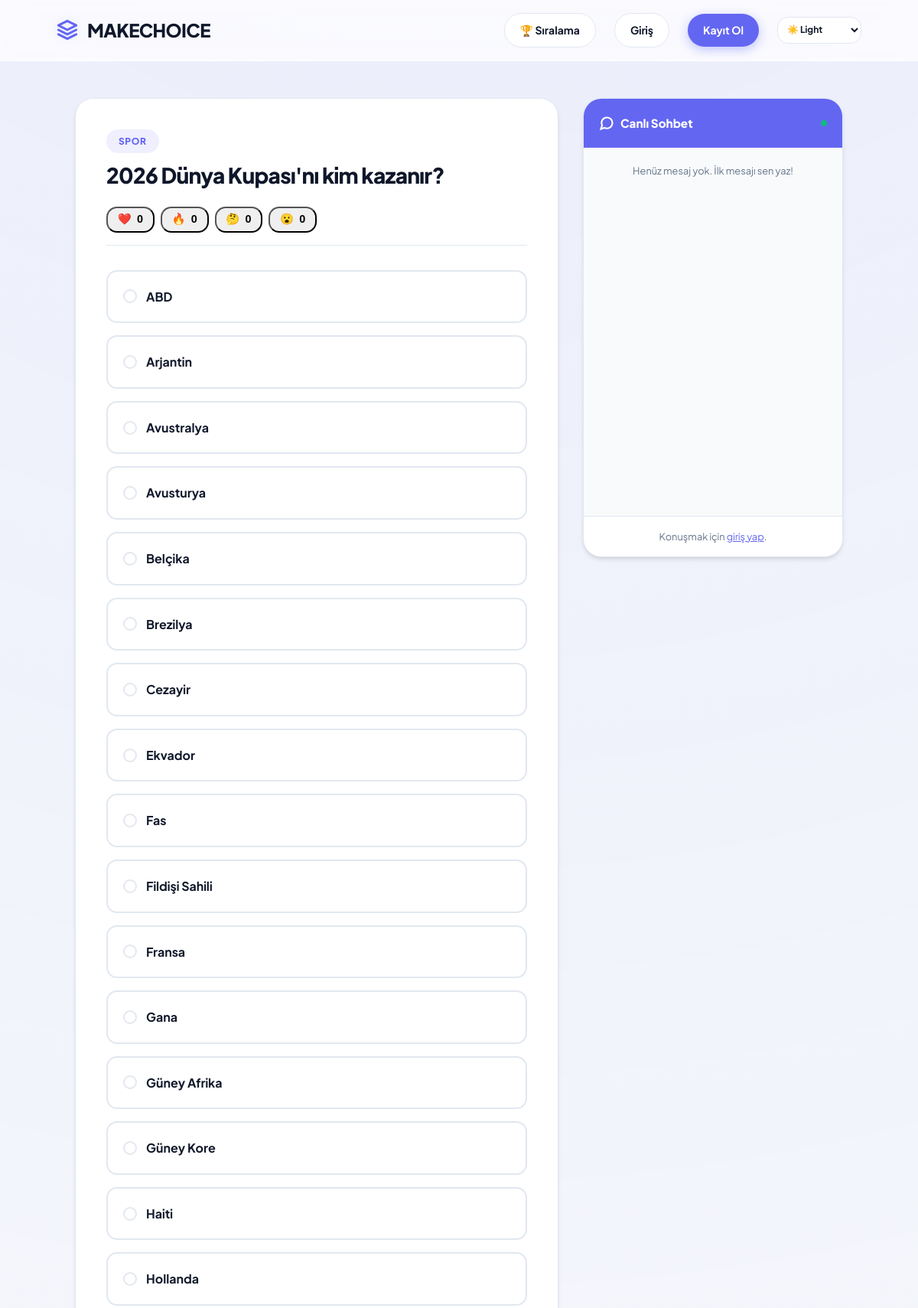
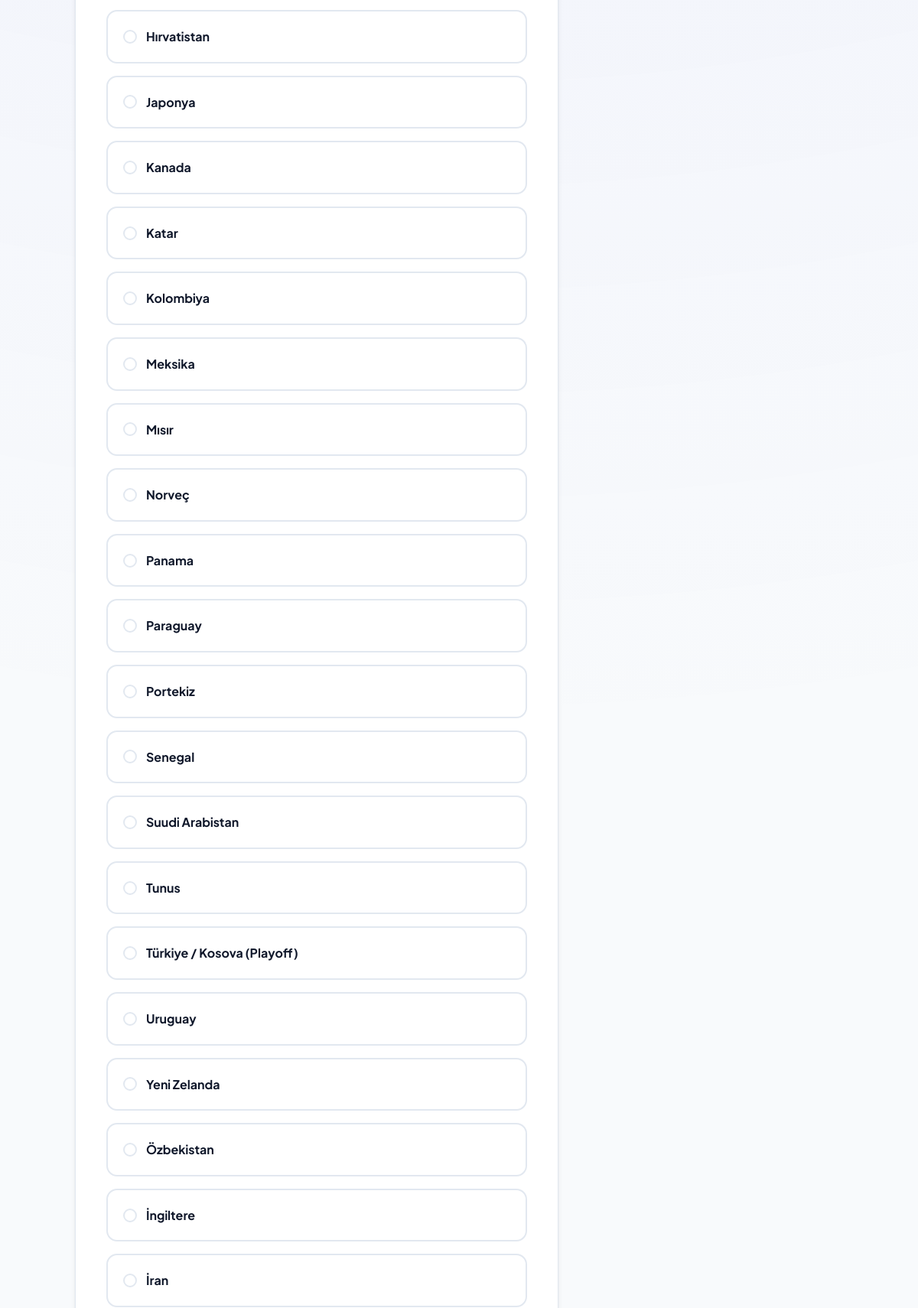
Page /polls/3/ (upper part) on the committed database (2 pictures, top to bottom).
### polls/models.py (models this page shows, shortened)
class Question(models.Model):
    author = models.ForeignKey(User, on_delete=models.CASCADE, related_name='questions', null=True, blank=True)
    category = models.ForeignKey(Category, on_delete=models.SET_NULL, null=True, blank=True)
    question_text = models.CharField(max_length=200)
    pub_date = models.DateTimeField("date published")
    end_date = models.DateTimeField("date ends", null=True, blank=True)
    def is_active(self):
        now = timezone.now()
        if self.end_date and now > self.end_date:
            return False
        return True

class Category(models.Model):
    name = models.CharField(max_length=100)
    color = models.CharField(max_length=50, default="#3b82f6")

class Choice(models.Model):
    question = models.ForeignKey(Question, on_delete=models.CASCADE)
    choice_text = models.CharField(max_length=200)
    votes = models.IntegerField(default=0)
    image = models.ImageField("Seçenek Görseli", upload_to='choices/', blank=True, null=True)

### polls/views.py (the view)
# urls.py: path("<int:pk>/", views.DetailView.as_view(), name="detail"),
class DetailView(generic.DetailView):
    model = Question
    template_name = "polls/detail.html"
    def get_queryset(self):
        return Question.objects.filter(pub_date__lte=timezone.now())
    def get_context_data(self, **kwargs):
        context = super().get_context_data(**kwargs)
        question = self.get_object()
        reactions_stats = []
        for code, char in Reaction.REACTION_CHOICES:
            count = question.reactions.filter(emoji=code).count()
            user_reacted = False
            if self.request.user.is_authenticated:
                user_reacted = question.reactions.filter(user=self.request.user, emoji=code).exists()
            reactions_stats.append({
                'code': code,
                'char': char,
                'count': count,
                'user_reacted': user_reacted
            })
        context['reactions_stats'] = reactions_stats
        return context

### polls/templates/polls/detail.html (shortened to what this page needs)
{% extends "polls/base.html" %}
{% block content %}
<div class="detail-container animate-fade" style="max-width: 1100px; margin: 0 auto; display: grid; grid-template-columns: 1fr 340px; gap: 2rem;">
    <div class="poll-main-column">
    {% if not question.is_active %}
        <div class="card" style="text-align: center; border-color: var(--warning); padding: 4rem 2rem;">
            <h2 style="font-weight: 800; margin-bottom: 1rem;">Bu Anket Kapandı</h2>
            <p style="color: var(--text-muted); margin-bottom: 2rem;">Mevcut sonuçları aşağıdan inceleyebilirsiniz.</p>
            <a href="{% url 'polls:results' question.id %}" class="nav-item-btn primary">Sonuçları Görüntüle</a>
        </div>
    {% else %}
        <div class="card" style="padding: 2.5rem;">
            <div style="display: flex; justify-content: space-between; align-items: flex-start; margin-bottom: 1.5rem;">
                <div>
                    {% if question.category %}
                        <span class="category-badge" style="margin-bottom: 0.75rem;">{{ question.category.name }}</span>
                    {% endif %}
                    <h1 style="font-size: 1.75rem; font-weight: 800; letter-spacing: -0.025em; line-height: 1.2;">{{ question.question_text }}</h1>
                </div>
            </div>
            <div class="reactions-bar" style="margin-bottom: 2rem; display: flex; gap: 0.5rem; padding-bottom: 1rem; border-bottom: 1px solid var(--border);">
                {% for item in reactions_stats %}
                <form action="{% url 'polls:add_reaction' question.id %}" method="post" style="display:inline;">
                    <button type="submit" class="reaction-btn {% if item.user_reacted %}active{% endif %}" style="padding: 0.4rem 0.8rem; border-radius: var(--radius-md); font-size: 0.9rem;">
                        {{ item.char }} <span style="font-weight: 800; margin-left: 0.2rem;">{{ item.count }}</span>
                    </button>
                </form>
                {% endfor %}
            </div>
            <form action="{% url 'polls:vote' question.id %}" method="post">
                <div class="choices-stack {% if question.is_image_poll %}image-grid{% endif %}" style="display: grid; gap: 1rem; margin-bottom: 2.5rem;">
                {% for choice in question.choice_set.all %}
                    <label class="choice-card" style="cursor: pointer; display: block;">
                        <div class="choice-inner" style="border: 2px solid var(--border); border-radius: var(--radius-md); overflow: hidden; transition: var(--transition); background: var(--bg-surface);">
                            <div style="padding: 1.25rem; display: flex; align-items: center; gap: 0.75rem;">
                                <div class="radio-circle" style="width: 18px; height: 18px; border: 2px solid var(--border); border-radius: 50%; position: relative; flex-shrink: 0;"></div>
                                <span style="font-weight: 700; font-size: 1rem;">{{ choice.choice_text }}</span>
                            </div>
                        </div>
                    </label>
                {% endfor %}
                </div>
            </form>
        </div>
    {% endif %}
    </div>
    <aside class="chat-sidebar">
        <div class="card" style="height: 600px; position: sticky; top: 100px; display: flex; flex-direction: column; padding: 0; overflow: hidden;">
            <div style="padding: 1.25rem; background: var(--primary); color: white; display: flex; align-items: center; gap: 0.5rem;">
                <span style="font-weight: 800; font-size: 0.95rem;">Canlı Sohbet</span>
                <span id="chatStatus" style="width: 8px; height: 8px; background: #10b981; border-radius: 50%; margin-left: auto;"></span>
            </div>
            <div id="chatFeed" style="flex: 1; overflow-y: auto; padding: 1.25rem; display: flex; flex-direction: column; gap: 1rem; background: var(--bg-app);">
            </div>
            {% if user.is_authenticated %}
            <div style="padding: 1rem; border-top: 1px solid var(--border); background: var(--bg-surface);">
                <form id="chatForm" style="display: flex; gap: 0.5rem;">
                    {% csrf_token %}
                    <input type="text" id="chatInput" placeholder="Mesaj yaz..." style="font-size: 0.85rem; padding: 0.6rem 1rem;">
                    <button type="submit" class="nav-item-btn primary" style="padding: 0.5rem; border-radius: var(--radius-md); min-width: 44px;">
                        <svg xmlns="http://www.w3.org/2000/svg" width="18" height="18" viewBox="0 0 24 24" fill="none" stroke="currentColor" stroke-width="2.5"><line x1="22" y1="2" x2="11" y2="13"></line><polygon points="22 2 15 22 11 13 2 9 22 2"></polygon></svg>
                    </button>
                </form>
            </div>
            {% else %}
            <div style="padding: 1rem; text-align: center; font-size: 0.8rem; color: var(--text-muted); border-top: 1px solid var(--border);">
                Konuşmak için <a href="{% url 'login' %}" style="color: var(--primary);">giriş yap</a>.
            </div>
            {% endif %}
        </div>
    </aside>
</div>
{% endblock %}

### polls/static/polls/style.css (style rules this page uses)
:root { --primary: #6366f1; --primary-hover: #4f46e5; --primary-light: rgba(99, 102, 241, 0.1); --secondary: #64748b; --accent: #f43f5e; --success: #10b981; --warning: #f59e0b; --error: #ef4444; --radius-sm: 8px; --radius-md: 14px; --radius-lg: 24px; --radius-full: 9999px; --container-max: 1100px; --header-height: 80px; --shadow-sm: 0 1px 2px 0 rgb(0 0 0 / 0.05); --shadow-md: 0 4px 6px -1px rgb(0 0 0 / 0.1), 0 2px 4px -2px rgb(0 0 0 / 0.1); --shadow-lg: 0 10px 15px -3px rgb(0 0 0 / 0.1), 0 4px 6px -4px rgb(0 0 0 / 0.1); --shadow-xl: 0 20px 25px -5px rgb(0 0 0 / 0.1), 0 8px 10px -6px rgb(0 0 0 / 0.1); --glass-blur: blur(12px); --transition: all 0.3s cubic-bezier(0.4, 0, 0.2, 1); }
:root[data-theme="light"] { --bg-app: #f8fafc; --bg-surface: #ffffff; --text-main: #0f172a; --text-muted: #64748b; --border: #e2e8f0; --glass-bg: rgba(255, 255, 255, 0.8); --glass-border: rgba(255, 255, 255, 0.5); --mesh-glow: radial-gradient(at 0% 0%, hsla(253,16%,7%,1) 0, transparent 50%), radial-gradient(at 50% 0%, hsla(225,39%,30%,1) 0, transparent 50%), radial-gradient(at 100% 0%, hsla(339,49%,30%,1) 0, transparent 50%); }
* { margin: 0; padding: 0; box-sizing: border-box; -webkit-font-smoothing: antialiased; }
body { font-family: 'Plus Jakarta Sans', sans-serif; background-color: var(--bg-app); color: var(--text-main); line-height: 1.6; overflow-x: hidden; transition: var(--transition); }
body::before { content: ''; position: fixed; top: 0; left: 0; width: 100%; height: 100%; background: radial-gradient(circle at 50% -20%, var(--primary-light), transparent 70%); pointer-events: none; z-index: -1; }
.glass-container, .card, .poll-item { background: var(--bg-surface); border: 1px solid var(--border); border-radius: var(--radius-lg); padding: 2rem; box-shadow: var(--shadow-md); transition: var(--transition); }
.category-badge { padding: 0.375rem 1rem; font-size: 0.75rem; font-weight: 800; text-transform: uppercase; letter-spacing: 0.05em; border-radius: var(--radius-full); background: var(--primary-light); color: var(--primary); display: inline-flex; align-items: center; gap: 0.375rem; }
.animate-fade { animation: fadeIn 0.6s ease-out forwards; }

### rows in the picture
Question: category.name "SPOR", question_text "2026 Dünya Kupası'nı kim kazanır?"
Choice: choice_text "ABD"
Choice: choice_text "Arjantin"
Choice: choice_text "Avustralya"
Choice: choice_text "Avusturya"
Choice: choice_text "Belçika"
Choice: choice_text "Brezilya"
Choice: choice_text "Cezayir"
Choice: choice_text "Ekvador"
Choice: choice_text "Fas"
Choice: choice_text "Fildişi Sahili"
Choice: choice_text "Fransa"
Choice: choice_text "Gana"
Choice: choice_text "Güney Afrika"
Choice: choice_text "Güney Kore"
Choice: choice_text "Haiti"
Choice: choice_text "Hollanda"
Choice: choice_text "Hırvatistan"
Choice: choice_text "Japonya"
Choice: choice_text "Kanada"
Choice: choice_text "Katar"
Choice: choice_text "Kolombiya"
Choice: choice_text "Meksika"
Choice: choice_text "Mısır"
Choice: choice_text "Norveç"
Choice: choice_text "Panama"
Choice: choice_text "Paraguay"
Choice: choice_text "Portekiz"
Choice: choice_text "Senegal"
Choice: choice_text "Suudi Arabistan"
Choice: choice_text "Tunus"
Choice: choice_text "Türkiye / Kosova (Playoff)"
Choice: choice_text "Uruguay"
Choice: choice_text "Yeni Zelanda"
Choice: choice_text "Özbekistan"
Choice: choice_text "İngiltere"
Choice: choice_text "İran"

### other values in the picture
{{ item.char }} "❤️" "🔥" "🤔" "😮"
{{ item.count }} "0" "0" "0" "0"
